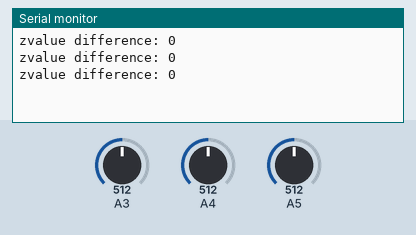
Simulated run of this sketch. Board: Arduino Uno, built with avr-gcc and run on an emulated ATmega328P. On the bench: the last lines printed to the serial monitor. The inputs (shaded band) are chosen by the test bench; at power-on: A5 = 512, A3 = 512, A4 = 512.

Above: at 1.2 s.
1.3 s: A5 set to 716
At 1.9 s:
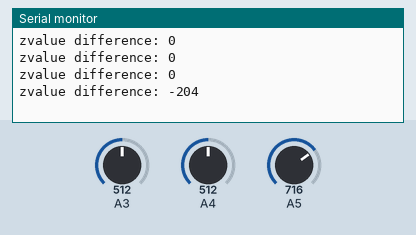
2.8 s: A5 set to 900
At 3.4 s:
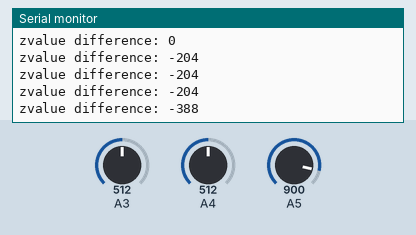
Timing chart, 0 to 5.8 s (numbered marks = the images above; inputs shaded):
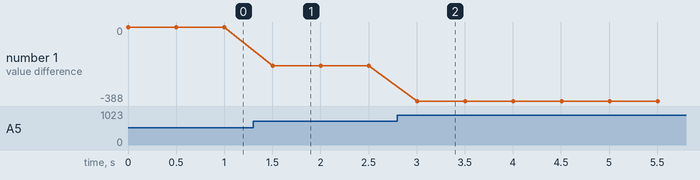

The sketch:

accelerometer.ino
```cpp
boolean ison = false;
int difference = 0;
int firstXValue = 0;
int firstYValue = 0;
int refZValue = 0;
int count = 1;
int oldZValue = 0;


void setup()  {
  // nothing happens in setup
  pinMode(A2, INPUT_PULLUP);
  pinMode(A3, INPUT);
  pinMode(A4, INPUT);
  pinMode(A5, INPUT);
  Serial.begin(9600);

  firstXValue = analogRead(A3);
  firstYValue = analogRead(A4);
  refZValue = analogRead(A5);
}

void loop()  {

  int xValue = analogRead(A3);
  //difference = firstXValue-xValue;
  int yValue = analogRead(A4);
  //difference = firstYValue-yValue;
  int zValue = analogRead(A5);

  if (zValue == oldZValue) {
    if (count > 5) {
      refZValue = oldZValue;
      count = 1;
      Serial.println("ref value has changed!");
    } else {
      count += 1;
    }
  } else {
    count = 1;
    oldZValue = zValue;
  }

  difference = refZValue-zValue;


  Serial.print("zvalue difference: ");
  Serial.println(difference);
  //Serial.println("yvalue: ");
  //Serial.print(yValue);


  /*
  if (xValue == yValue) {
   Serial.println("i am the same");
  }*/

  delay(500);
}
```

Measured:
- after the input at 1.3 s, the serial monitor: prints a new line after 0.20 s (image 1)
- after the input at 2.8 s, the serial monitor: prints a new line after 0.20 s (image 2)
- plotted number 1: 0 → -204 after the input at 1.3 s
